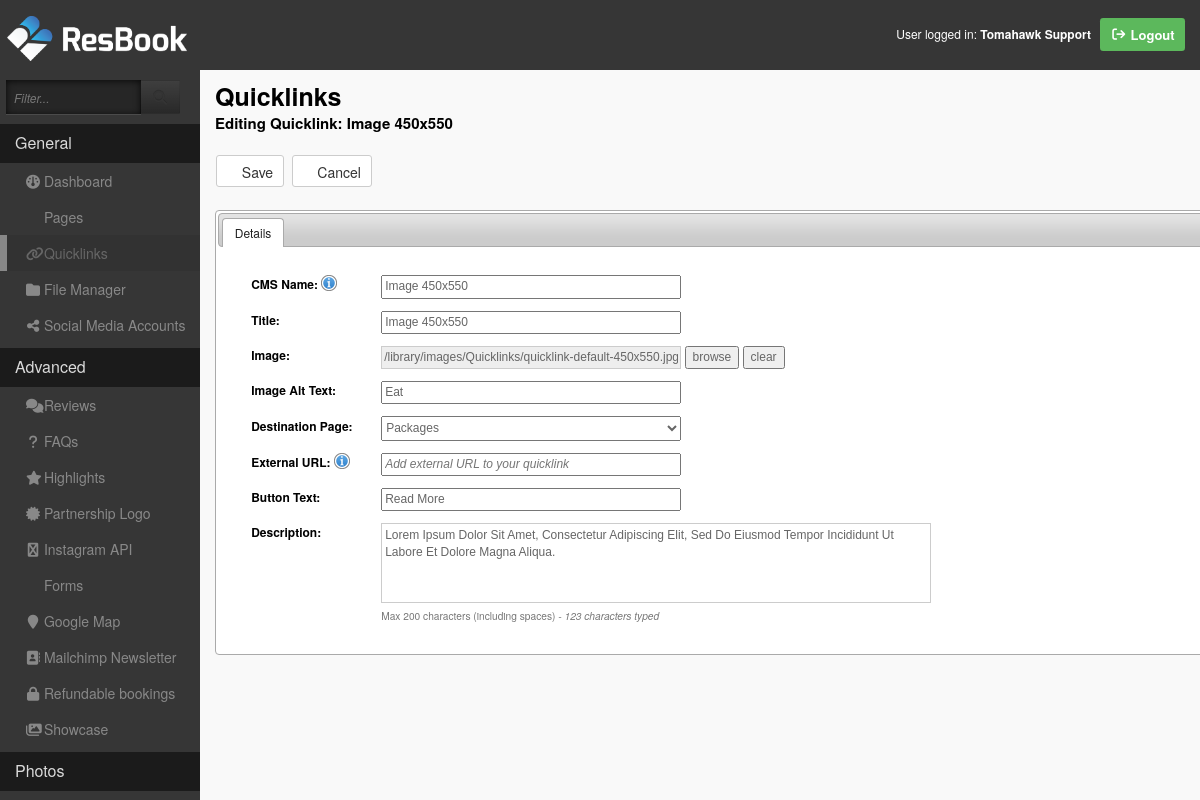
The page /jmcr-cms/?do=quicklinks&action=edit&id=14 (signed in) on the database its author committed.
### tables this page shows
CREATE TABLE `quicklinks` (
  `id` int(11) NOT NULL,
  `name` varchar(255) DEFAULT NULL,
  `heading` varchar(255) DEFAULT NULL,
  `description` varchar(255) DEFAULT NULL,
  `photo_path` varchar(255) DEFAULT NULL,
  `thumb_photo_path` varchar(255) DEFAULT NULL,
  `photo_alt_text` varchar(255) DEFAULT NULL,
  `page_id` int(11) DEFAULT NULL,
  `url` varchar(255) DEFAULT NULL,
  `button_text` varchar(50) DEFAULT NULL,
  `status` enum('A','D','H') DEFAULT 'H',
  `rank` int(11) DEFAULT NULL
);

### functions/func_core.php (called while the page is built, shortened)
<?php
function getNullIfEmpty(mixed $var)
{
	return (empty($var)) ? null : $var;
}
function requestVar(mixed $var)
{
  $output = $_POST[$var] ?? '';
  if(empty($output))
  {
    $output = $_GET[$var] ?? '';
  }
  return (empty($output)) ? null : $output;
}
?>

### functions/func_sanitize.php (called while the page is built, shortened)
<?php
function sanitizeVar($var, $filterType = FILTER_SANITIZE_ADD_SLASHES): string
{
  $varOutput = filter_var($var, $filterType);
  return stripslashes(strip_tags(htmlentities((string) $varOutput, ENT_QUOTES)));
}
?>

### classes/DB.class.php (called while the page is built, shortened)
<?php
class DB
{
	public static function runQuery($sql)
	{
    global $cConnection, $dedicatedConn;
    $dedicatedConn = mysqli_connect($cConnection->m_ServerName, $cConnection->m_UserName, $cConnection->m_Password, $cConnection->m_DatabaseName);
    mysqli_query($dedicatedConn, "SET names utf8;");
    $result = mysqli_query($dedicatedConn, $sql);
    if ($result) {
      return $result;
    } else {
      $GLOBALS["error"] = "Lookup failed: " . mysqli_error($dedicatedConn) . $sql;
      return false;
    }
  }
  public static function fetchRow($sql)
  {
    $result = self::runQuery($sql);
    if ($result !== '' && $result !== '0') {
      return mysqli_fetch_assoc($result);
    }
    return false;
  }
}

### functions/func_db.php (called while the page is built, shortened)
<?php
function runQuery($sql)
{
	global $cConnection, $dedicatedConn;
  	$dedicatedConn = mysqli_connect($cConnection->m_ServerName, $cConnection->m_UserName, $cConnection->m_Password, $cConnection->m_DatabaseName);
	mysqli_query($dedicatedConn, "SET names utf8;");
	$result = mysqli_query($dedicatedConn, $sql);
	if ($result) {
		return $result;
	} else {
		$GLOBALS["error"] = "Lookup failed: " . mysqli_error($dedicatedConn) . $sql;
		return false;
	}
}
function fetchAll($sql)
{
	$result 		= runQuery($sql);
	$arrOutput 	= [];
	while ($row = mysqli_fetch_assoc($result)){
		$arrOutput[] = $row;
	}
	return $arrOutput;
}

### classes/DBHelper.class.php (the view, shortened to what this page needs)
<?php
class DBHelper
{
  public static function createImpPageList($parentId = null, $selectedPageId = null)
  {
    global $step;
    $output  = '';
    $hellip  = '';
    $step++;
    $sql = "SELECT gp.`id`,
        pmd.`name`,
        gp.`parent_id`
      FROM `general_pages` gp
      LEFT JOIN `page_meta_data` pmd
        ON(gp.`page_meta_data_id` = pmd.`id`)
      WHERE pmd.`status` != '".FLAG_DELETED."'
      AND gp.`parent_id`".((empty($parentId)) ? " IS NULL" : " = '{$parentId}'")."
      ORDER BY pmd.`rank`";
    $pages  = fetchAll($sql);
    if ((is_countable($pages) ? count($pages) : 0) > 0) {
      for ($i=1; $i < $step; $i++) {
        $hellip .= '&hellip;&hellip;';
      }
      foreach ($pages as $page) {
        $pageId = $page['id'];
        $optionLabel      = $hellip.($page['name'] ?: 'Untitled '.$pageId);
        $isOptionSelected = ($pageId == $selectedPageId) ? ' selected="selected"' : '';
        $output .= '<option value="'.$pageId.'"'.$isOptionSelected.'>';
				$output .= $optionLabel;
				$output .= '</option>';
        $output .= self::createImpPageList($pageId, $selectedPageId);
      }
    }
    return $output;
  }
}

### jmcr-cms/modules/quicklinks/views/content.php (shortened to what this page needs)
<?php
$ddPageView = '<select name="page_id" id="page_id"
  style="width:300px">
   <option value="">Please Select Page</option>
   '.DBHelper::createImpPageList(null, $itemPageId).'
 </select>';
$tabDetailsContent = '<table width="100%" border="0" cellspacing="0" cellpadding="6">
    <tr>
      <td width="130">
        <label for="name">CMS Name:</label>
        <span data-toggle="tooltip" data-placement="right"
         data-title="The name of your '.$moduleLabel.' as it appears in the CMS."></span>
      </td>
      <td>
        <input type="text" name="name" id="name" value="'.$itemName.'" style="width:300px;" maxlength="100"
         placeholder="Give your '.$moduleLabel.' a name"/>
      </td>
    </tr>
    <tr>
      <td width="130"><label for="heading">Title:</label></td>
      <td>
        <input type="text" name="heading" id="heading" value="'.$itemHeading.'" style="width:300px;"
         maxlength="100" placeholder="Add a title to your '.$moduleLabel.'"/>
      </td>
    </tr>
    <tr>
      <td><label for="photo_path">Image:</label></td>
      <td>
          <input name="photo_path" type="text" value="'.$itemPhotoPath.'"
          style="width:300px;" id="photo_path" readonly autocomplete="off">
          <input name="thumb_photo_path" type="hidden" value="'.$itemPhotoThumbPath.'"
          <input type="button" value="browse" onclick="openCKFileBrowser(\'photo_path\')">
          <input type="button" value="clear" onclick="clearValue(\'photo_path\')"><br>
      </td>
    </tr>
    <tr>
      <td>
        <label for="photo_alt_text">Image Alt Text:</label>
      </td>
      <td>
        <input type="text" name="photo_alt_text" id="photo_alt_text" value="'.$itemPhotoAltText.'" style="width:300px;"
         placeholder="Add alt text to your '.$moduleLabel.' image"/>
      </td>
    </tr>
    <tr>
      <td>
        <label for="page_id">Destination Page:</label>
      </td>
      <td>'.$ddPageView.'</td>
    </tr>
    <tr>
      <td width="130">
        <label for="url">External URL:</label>
        <span data-toggle="tooltip" data-placement="right" data-title="Add external URL for quicklink.">
        </span>
      </td>
      <td>
        <input type="text" name="url" id="url" value="'.$itemUrl.'"style="width:300px;"
         placeholder="Add external URL to your '.$moduleLabel.'"/>
      </td>
    </tr>
    <tr>
      <td>
        <label for="button_text">Button Text:</label>
      </td>
      <td>
        <input type="text" name="button_text" id="button_text" value="'.$itemButtonText.'" style="width:300px;"
         placeholder="Add text to your '.$moduleLabel.' button" maxlength="20"/>
      </td>
    </tr>
    <tr>
      <td valign="top"><label for="description">Description:</label></td>
      <td>
        <textarea name="description" id="description" style="width:550px;min-height:80px;resize:none;"
         class="check-max" maxlength="200">'.$itemDescription.'</textarea>
        <br><span class="text-muted"><small>Max 200 characters (including spaces) <em></em></small></span>
      </td>
    </tr>
  </table>';
?>

### jmcr-cms/resultPage.php (shortened to what this page needs)
<?php
global  $moduleTabContent, $moduleMainHeading, $moduleSubHeading, $disableMenu;
require_once ADMIN_BASE_PATH.DS.INCLUDES_DIR.DS.'navigation.php';
$arrResultPage = [];
if (!empty(USER_ID)) {
  $siteUserFullName  = USER_FNAME.' '.USER_LNAME;
  $arrResultPage['site_user_data'] = '
    <div style="color:#fff;">
      <i class="glyphicon glyphicon-user"></i>
        User logged in: <strong>'.$siteUserFullName.'</strong>
      <a href="'.ADMIN_BASE_URL.'?do=logout" style="color:#fff;
       text-decoration:none">
        <strong>
          <span class="label label-success" style="padding:0.5em 0.8em 0.6em;
          margin-left:6px;font-size:13px;">
            <i class="fa fa-sign-out fa-fw"></i>
            Logout
          </span>
        </strong>
      </a>
    </div>';
} else {
  $arrResultPage['site_user_data'] = '';
}
$arrResultPage['module_main_heading'] = ($moduleMainHeading)
                                          ? '<h1 class="main-h1">'
                                            .$moduleMainHeading.
                                            '</h1>'
                                          : '';
$arrResultPage['module_sub_heading']  = ($moduleSubHeading)
                                          ? '<h2 class="main-h2">'
                                            .$moduleSubHeading.'</h2>'
                                          : '';
?>

### jmcr-cms/css/tipsy.css (style rules this page uses)
[data-toggle="tooltip"] { background:url(../images/info2.png) no-repeat;display:inline-block;vertical-align:text-top;width:25px;height:16px;cursor:help; }

### rows shown on the page
quicklinks: name "Editing Quicklink: Image 450x550", name "Image 450x550", heading "Image 450x550", photo_path "/library/images/Quicklinks/quicklink-default-450x550.jpg", photo_alt_text "Eat", button_text "Read More", description "Lorem Ipsum Dolor Sit Amet, Consectetur Adipiscing Elit, Sed Do Eiusmod Tempor Incididunt Ut Labore Et Dolore Magna Aliqua."

### other values the page prints
$menu["group_label"] "General"
$menuItem["label"] "Dashboard"
$menuItem["label"] "Pages"
$menuItem["label"] "Quicklinks"
$menuItem["label"] "File Manager"
$menuItem["label"] "Social Media Accounts"
$menu["group_label"] "Advanced"
$menuItem["label"] "Reviews"
$menuItem["label"] "FAQs"
$menuItem["label"] "Highlights"
$menuItem["label"] "Partnership Logo"
$menuItem["label"] "Instagram API"
$menuItem["label"] "Forms"
$menuItem["label"] "Google Map"
$menuItem["label"] "Mailchimp Newsletter"
